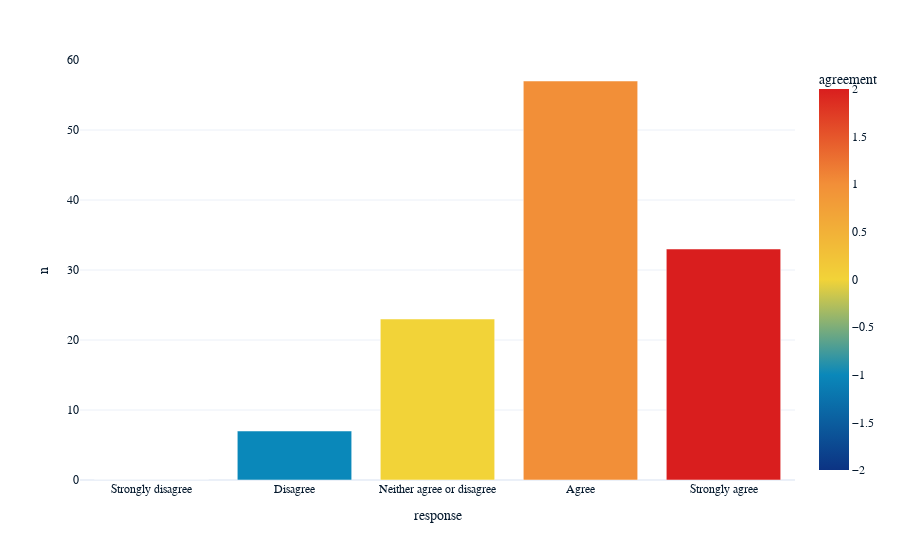

This figure's notebook cell:
### Code cell
px.bar(df, x = 'response',y = 'n', color = "agreement", 
color_continuous_scale = px.colors.diverging.Portland

)

### Figure 1 — Plotly figure (JSON) as saved in the notebook; plotly's stock layout.template omitted (floating-point values rounded to 4 significant figures)
{"data": [{"alignmentgroup": "True", "hovertemplate": "response=%{x}<br>n=%{y}<br>agreement=%{marker.color}<extra></extra>", "legendgroup": "", "marker": {"color": [-2, -1, 0, 1, 2], "coloraxis": "coloraxis", "pattern": {"shape": ""}}, "name": "", "offsetgroup": "", "orientation": "v", "showlegend": false, "textposition": "auto", "type": "bar", "x": ["Strongly disagree", "Disagree", "Neither agree or disagree", "Agree", "Strongly agree"], "xaxis": "x", "y": [0, 7, 23, 57, 33], "yaxis": "y"}], "layout": {"barmode": "relative", "coloraxis": {"colorbar": {"title": {"text": "agreement"}}, "colorscale": [[0, "rgb(12,51,131)"], [0.25, "rgb(10,136,186)"], [0.5, "rgb(242,211,56)"], [0.75, "rgb(242,143,56)"], [1, "rgb(217,30,30)"]]}, "legend": {"tracegroupgap": 0}, "margin": {"t": 60}, "xaxis": {"anchor": "y", "domain": [0, 1], "title": {"text": "response"}}, "yaxis": {"anchor": "x", "domain": [0, 1], "title": {"text": "n"}}}}
